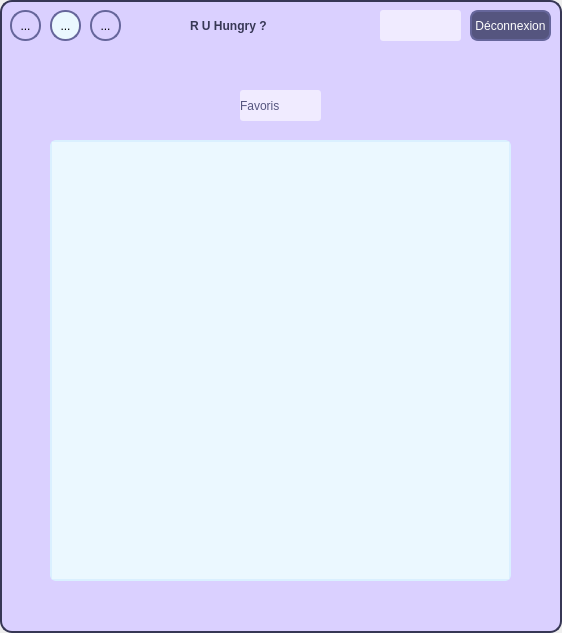
<?xml version="1.0" encoding="UTF-8"?>
<ui version="4.0">
 <class>FavoritesWindow</class>
 <widget class="QMainWindow" name="FavoritesWindow">
  <property name="geometry">
   <rect>
    <x>0</x>
    <y>0</y>
    <width>562</width>
    <height>633</height>
   </rect>
  </property>
  <property name="windowTitle">
   <string>MainWindow</string>
  </property>
  <property name="styleSheet">
   <string notr="true">#centralwidget {
	background-color: rgb(218, 208, 255);
	border: 2px solid rgb(55, 55, 85);
	border-radius: 12px;
}

#logoLbl {	
	font: 14pt &quot;Ink Free&quot;;
	background-color: transparent;
	color: rgb(55, 55, 85);
	font-weight: bold;
}

QToolButton:hover {
	background-color: rgb(255, 255, 255);
}

QToolButton:checked {
	background-color: rgb(235, 248, 255);
}

QToolButton {
	background-color: rgb(218, 208, 255);
	border: 2px solid rgb(102, 102, 155);
	border-radius: 15px;
}

QPushButton {
	background-color: rgb(85, 85, 127);
	color: rgb(255, 255, 255);
	border: 2px solid rgb(102, 102, 155);
	border-radius: 8px;
	font: 8pt &quot;Arial&quot;;
}

QPushButton:hover {
	background-color: rgb(255, 255, 255);
	color: rgb(102, 102, 155);
}

QScrollArea {
	border: 2px solid rgb(218, 240, 255);
	border-radius: 6px;
}

#favoriteMealArea QWidget {
	background-color: rgb(235, 248, 255);
}

#favoriteMealArea QLabel {
	qproperty-alignment: 'AlignVCenter | AlignLeft';
}

QLabel {
	background-color: rgb(240, 235, 255);
	border-radius: 3px;
	color: rgb(85, 85, 127);
	qproperty-alignment: AlignCenter;
	font: 8pt &quot;Arial&quot;;
}

#favoriteMealArea QPushButton {
	border: 1px solid rgb(102, 102, 155);
	border-radius: 11px;
	max-width: 22px;
	min-height: 22px;
}

#favoriteMealArea QPushButton:hover {
	background-color: rgb(218, 208, 255);
}</string>
  </property>
  <widget class="QWidget" name="centralwidget">
   <widget class="QToolButton" name="homeBtn">
    <property name="geometry">
     <rect>
      <x>10</x>
      <y>10</y>
      <width>31</width>
      <height>31</height>
     </rect>
    </property>
    <property name="styleSheet">
     <string notr="true"/>
    </property>
    <property name="text">
     <string>...</string>
    </property>
    <property name="icon">
     <iconset resource="resources.qrc">
      <normaloff>:/icons/home.png</normaloff>:/icons/home.png</iconset>
    </property>
   </widget>
   <widget class="QToolButton" name="favoritesBtn">
    <property name="geometry">
     <rect>
      <x>50</x>
      <y>10</y>
      <width>31</width>
      <height>31</height>
     </rect>
    </property>
    <property name="styleSheet">
     <string notr="true"/>
    </property>
    <property name="text">
     <string>...</string>
    </property>
    <property name="icon">
     <iconset resource="resources.qrc">
      <normaloff>:/icons/heart.png</normaloff>:/icons/heart.png</iconset>
    </property>
    <property name="checkable">
     <bool>true</bool>
    </property>
    <property name="checked">
     <bool>true</bool>
    </property>
   </widget>
   <widget class="QToolButton" name="bannedBtn">
    <property name="geometry">
     <rect>
      <x>90</x>
      <y>10</y>
      <width>31</width>
      <height>31</height>
     </rect>
    </property>
    <property name="styleSheet">
     <string notr="true"/>
    </property>
    <property name="text">
     <string>...</string>
    </property>
    <property name="icon">
     <iconset resource="resources.qrc">
      <normaloff>:/icons/banned.png</normaloff>:/icons/banned.png</iconset>
    </property>
   </widget>
   <widget class="QLabel" name="logoLbl">
    <property name="geometry">
     <rect>
      <x>190</x>
      <y>10</y>
      <width>181</width>
      <height>31</height>
     </rect>
    </property>
    <property name="text">
     <string>R U Hungry ?</string>
    </property>
   </widget>
   <widget class="QLabel" name="usernameLbl">
    <property name="geometry">
     <rect>
      <x>380</x>
      <y>10</y>
      <width>81</width>
      <height>31</height>
     </rect>
    </property>
    <property name="text">
     <string>&lt;username&gt;</string>
    </property>
   </widget>
   <widget class="QPushButton" name="logoutBtn">
    <property name="geometry">
     <rect>
      <x>470</x>
      <y>10</y>
      <width>81</width>
      <height>31</height>
     </rect>
    </property>
    <property name="tabletTracking">
     <bool>false</bool>
    </property>
    <property name="styleSheet">
     <string notr="true"/>
    </property>
    <property name="text">
     <string>Déconnexion</string>
    </property>
   </widget>
   <widget class="QLabel" name="favoritesLbl">
    <property name="geometry">
     <rect>
      <x>240</x>
      <y>90</y>
      <width>81</width>
      <height>31</height>
     </rect>
    </property>
    <property name="text">
     <string>Favoris</string>
    </property>
   </widget>
   <widget class="QScrollArea" name="favoriteMealArea">
    <property name="geometry">
     <rect>
      <x>50</x>
      <y>140</y>
      <width>461</width>
      <height>441</height>
     </rect>
    </property>
    <property name="widgetResizable">
     <bool>true</bool>
    </property>
    <widget class="QWidget" name="scrollAreaWidgetContents_2">
     <property name="geometry">
      <rect>
       <x>0</x>
       <y>0</y>
       <width>457</width>
       <height>437</height>
      </rect>
     </property>
    </widget>
   </widget>
  </widget>
 </widget>
 <resources>
  <include location="resources.qrc"/>
 </resources>
 <connections/>
</ui>
